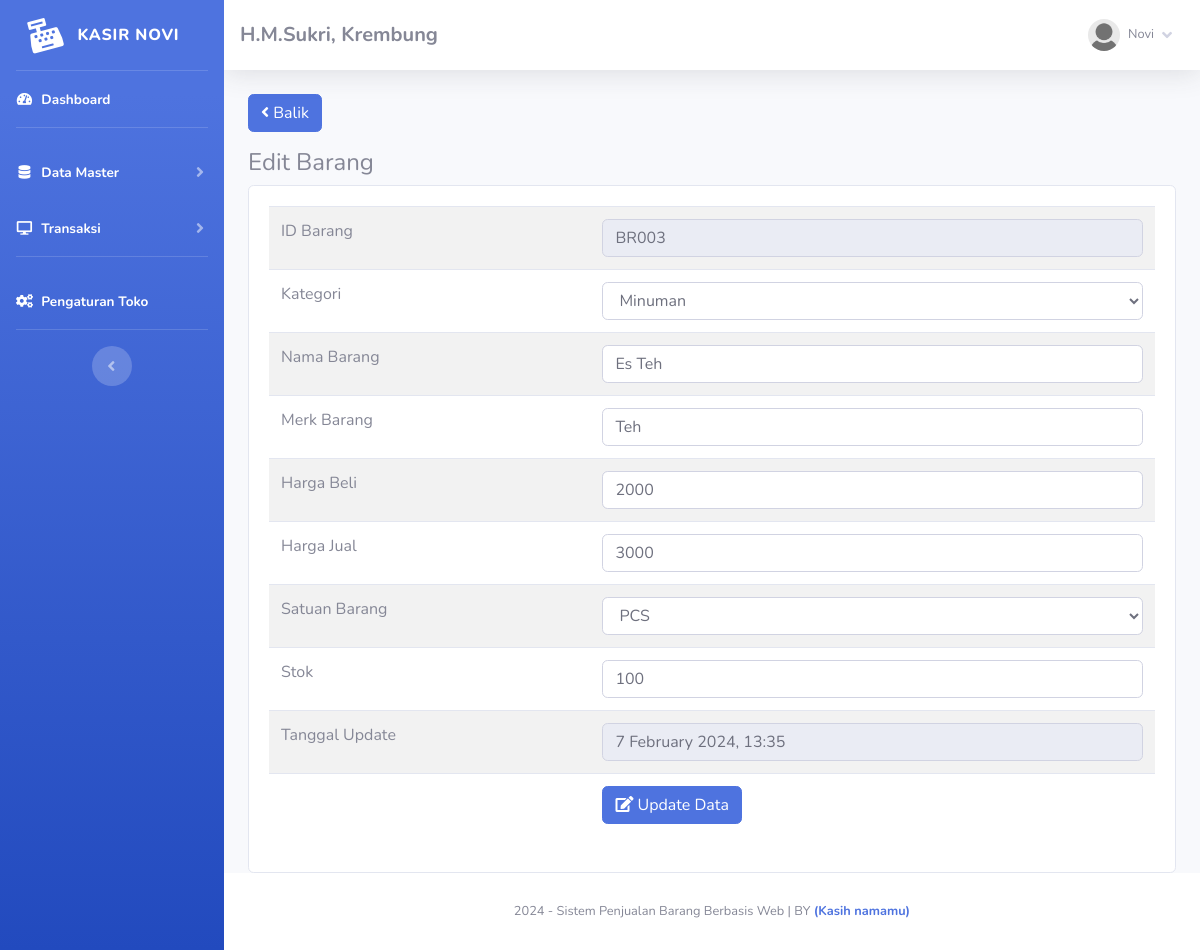
Screenshot of /index.php?page=barang/edit&barang=BR003 (signed in) with the database file from the repository.
### tables this page shows
CREATE TABLE IF NOT EXISTS `toko` (
  `id_toko` int NOT NULL AUTO_INCREMENT,
  `nama_toko` varchar(255) NOT NULL,
  `alamat_toko` text NOT NULL,
  `tlp` varchar(255) NOT NULL,
  `nama_pemilik` varchar(255) NOT NULL,
  PRIMARY KEY (`id_toko`)
);

CREATE TABLE IF NOT EXISTS `member` (
  `id_member` int NOT NULL AUTO_INCREMENT,
  `nm_member` varchar(255) NOT NULL,
  `alamat_member` text NOT NULL,
  `telepon` varchar(255) NOT NULL,
  `email` varchar(255) NOT NULL,
  `gambar` text NOT NULL,
  `NIK` text NOT NULL,
  PRIMARY KEY (`id_member`)
);

CREATE TABLE IF NOT EXISTS `barang` (
  `id` int NOT NULL AUTO_INCREMENT,
  `id_barang` varchar(255) NOT NULL,
  `id_kategori` int NOT NULL,
  `nama_barang` text NOT NULL,
  `merk` varchar(255) NOT NULL,
  `harga_beli` varchar(255) NOT NULL,
  `harga_jual` varchar(255) NOT NULL,
  `satuan_barang` varchar(255) NOT NULL,
  `stok` text NOT NULL,
  `tgl_input` varchar(255) NOT NULL,
  `tgl_update` varchar(255) DEFAULT NULL,
  PRIMARY KEY (`id`)
);

CREATE TABLE IF NOT EXISTS `kategori` (
  `id_kategori` int NOT NULL AUTO_INCREMENT,
  `nama_kategori` varchar(255) NOT NULL,
  `tgl_input` varchar(255) NOT NULL,
  PRIMARY KEY (`id_kategori`)
);

### admin/module/barang/edit/index.php (the view, shortened to what this page needs)
 <?php
	$id = $_GET['barang'];
	$hasil = $lihat -> barang_edit($id);
?>
 <a href="index.php?page=barang" class="btn btn-primary mb-3"><i class="fa fa-angle-left"></i> Balik </a>
 <h4>Edit Barang</h4>
<div class="card card-body">
	<div class="table-responsive">
		<table class="table table-striped">
			<form action="fungsi/edit/edit.php?barang=edit" method="POST">
				<tr>
					<td>ID Barang</td>
					<td><input type="text" readonly="readonly" class="form-control" value="<?php echo $hasil['id_barang'];?>"
							name="id"></td>
				</tr>
				<tr>
					<td>Kategori</td>
					<td>
						<select name="kategori" class="form-control">
							<option value="<?php echo $hasil['id_kategori'];?>"><?php echo $hasil['nama_kategori'];?></option>
							<?php  $kat = $lihat -> kategori(); foreach($kat as $isi){ 	?>
							<option value="<?php echo $isi['id_kategori'];?>"><?php echo $isi['nama_kategori'];?></option>
							<?php }?>
						</select>
					</td>
				</tr>
				<tr>
					<td>Nama Barang</td>
					<td><input type="text" class="form-control" value="<?php echo $hasil['nama_barang'];?>" name="nama"></td>
				</tr>
				<tr>
					<td>Merk Barang</td>
					<td><input type="text" class="form-control" value="<?php echo $hasil['merk'];?>" name="merk"></td>
				</tr>
				<tr>
					<td>Harga Beli</td>
					<td><input type="number" class="form-control" value="<?php echo $hasil['harga_beli'];?>" name="beli"></td>
				</tr>
				<tr>
					<td>Harga Jual</td>
					<td><input type="number" class="form-control" value="<?php echo $hasil['harga_jual'];?>" name="jual"></td>
				</tr>
				<tr>
					<td>Satuan Barang</td>
					<td>
						<select name="satuan" class="form-control">
							<option value="<?php echo $hasil['satuan_barang'];?>"><?php echo $hasil['satuan_barang'];?>
							</option>
						</select>
					</td>
				</tr>
				<tr>
					<td>Stok</td>
					<td><input type="number" class="form-control" value="<?php echo $hasil['stok'];?>" name="stok"></td>
				</tr>
				<tr>
					<td>Tanggal Update</td>
					<td><input type="text" readonly="readonly" class="form-control" value="<?php echo  date("j F Y, G:i");?>"
							name="tgl"></td>
				</tr>
				<tr>
					<td></td>
					<td><button class="btn btn-primary"><i class="fa fa-edit"></i> Update Data</button></td>
				</tr>
			</form>
		</table>
	</div>
</div>

### admin/template/sidebar.php (shortened to what this page needs)
<?php
    $id = $_SESSION['admin']['id_member'];
    $hasil_profil = $lihat -> member_edit($id);
?>
<ul class="navbar-nav bg-gradient-primary sidebar sidebar-dark accordion" id="accordionSidebar">
    <a class="sidebar-brand d-flex align-items-center justify-content-center" href="index.php">
        <div class="sidebar-brand-icon rotate-n-15">
            <i class="fas fa-cash-register"></i>
        </div>
        <div class="sidebar-brand-text mx-3">Kasir Novi<sup></sup></div>
    </a>
    <hr class="sidebar-divider my-0">
    <li class="nav-item active">
        <a class="nav-link" href="index.php">
            <i class="fas fa-fw fa-tachometer-alt"></i>
            <span>Dashboard</span></a>
    </li>
    <hr class="sidebar-divider">
    <li class="nav-item active">
        <a class="nav-link collapsed" href="#" data-toggle="collapse" data-target="#collapseTwo" aria-expanded="true"
            aria-controls="collapseTwo">
            <i class="fas fa-fw fa-database"></i>
            <span>Data Master</span>
        </a>
    </li>
    <li class="nav-item active">
        <a class="nav-link collapsed" href="#" data-toggle="collapse" data-target="#collapse3" aria-expanded="true"
            aria-controls="collapse3">
            <i class="fas fa-fw fa-desktop"></i>
            <span>Transaksi</span>
        </a>
    </li>
    <hr class="sidebar-divider">
    <li class="nav-item active">
        <a class="nav-link" href="index.php?page=pengaturan">
            <i class="fas fa-fw fa-cogs"></i>
            <span>Pengaturan Toko</span></a>
    </li>
    <hr class="sidebar-divider d-none d-md-block">
    <div class="text-center d-none d-md-inline">
        <button class="rounded-circle border-0" id="sidebarToggle"></button>
    </div>
</ul>
<div id="content-wrapper" class="d-flex flex-column">
    <div id="content">
        <nav class="navbar navbar-expand navbar-light bg-white topbar mb-4 static-top shadow">
            <h5 class="d-lg-block d-none mt-2"><b><?php echo $toko['nama_toko'];?>, <?php echo $toko['alamat_toko'];?></b></h5>
            <ul class="navbar-nav ml-auto">
                <li class="nav-item dropdown no-arrow">
                    <a class="nav-link dropdown-toggle" href="#" id="userDropdown" role="button" data-toggle="dropdown"
                        aria-haspopup="true" aria-expanded="false">
                        <img class="img-profile rounded-circle"
                            src="assets/img/user/<?php echo $hasil_profil['gambar'];?>">
                        <span
                            class="mr-2 d-none d-lg-inline text-gray-600 small ml-2"><?php echo $hasil_profil['nm_member'];?></span>
                        <i class="fas fa-angle-down"></i>
                    </a>
                </li>
            </ul>
        </nav>
        <div class="container-fluid">

### rows the page displays
toko: nama_toko "H.M.Sukri", alamat_toko "Krembung"
barang: id "BR003", kategori "Minuman", nama "Es Teh", merk "Teh", beli "2000", jual "3000", satuan "PCS", stok "100"

### other values shown
$hasil_profil['nm_member'] "Novi"
